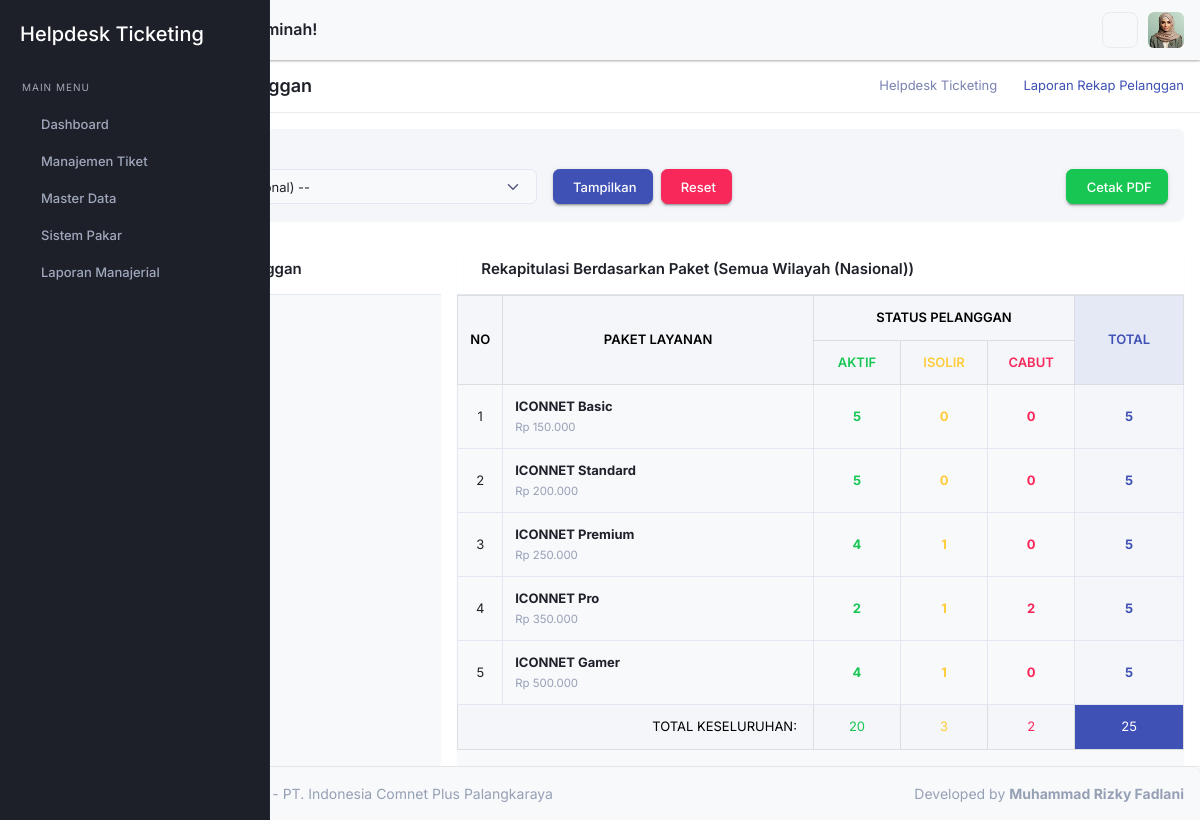
/admin/index.php?page=lap_rekap_pelanggan (signed in), run on the app's committed database.
### tables this page shows
CREATE TABLE `pengaturan` (
  `id_pengaturan` int(11) NOT NULL,
  `nama_aplikasi` varchar(100) NOT NULL DEFAULT 'yHelpdesk Ticketing',
  `nama_instansi` varchar(150) NOT NULL DEFAULT 'PT. ICON+',
  `telp_instansi` varchar(20) NOT NULL,
  `email_instansi` varchar(100) NOT NULL,
  `alamat_instansi` text NOT NULL,
  `nama_pimpinan` varchar(100) NOT NULL,
  `background_login` varchar(255) DEFAULT NULL,
  `nama_dev` varchar(100) NOT NULL,
  `npm_dev` varchar(30) NOT NULL,
  `updated_at` timestamp NOT NULL DEFAULT current_timestamp() ON UPDATE current_timestamp()
);

### admin/inc/helper.php (called while the page is built, shortened)
<?php
function format_rupiah($angka) {
    return number_format($angka, 0, ',', '.');
}
function query($koneksi, $sql) {
    $hasil = mysqli_query($koneksi, $sql);
    return $hasil;
}
function sanitize($koneksi, $input) {
    return mysqli_real_escape_string($koneksi, htmlspecialchars(trim($input)));
}
?>

### admin/pages/lap_rekap_pelanggan.php (the view, shortened to what this page needs)
<?php
$id_area = isset($_GET['id_area']) ? sanitize($koneksi, $_GET['id_area']) : '';
$sql_filter_area = "";
$subtitle_laporan = "Semua Wilayah (Nasional)";
$q_rekap = query($koneksi, "
    SELECT pl.nama_paket, pl.harga,
           SUM(CASE WHEN p.status_pelanggan = 'Aktif' THEN 1 ELSE 0 END) as tot_aktif,
           SUM(CASE WHEN p.status_pelanggan = 'Isolir' THEN 1 ELSE 0 END) as tot_isolir,
           SUM(CASE WHEN p.status_pelanggan = 'Cabut' THEN 1 ELSE 0 END) as tot_cabut,
           COUNT(p.id_pelanggan) as grand_total
    FROM paket_layanan pl
    LEFT JOIN pelanggan p ON pl.id_paket = p.id_paket $sql_filter_area
    GROUP BY pl.id_paket
    ORDER BY pl.harga ASC
");
$data_tabel = [];
$total_semua_aktif  = 0;
$total_semua_isolir = 0;
$total_semua_cabut  = 0;
$total_keseluruhan  = 0;
while ($row = mysqli_fetch_assoc($q_rekap)) {
    $total_semua_aktif  += (int)$row['tot_aktif'];
    $total_semua_isolir += (int)$row['tot_isolir'];
    $total_semua_cabut  += (int)$row['tot_cabut'];
    $total_keseluruhan  += (int)$row['grand_total'];
    $data_tabel[] = $row;
}
?>
<div class="row">
    <div class="col-12">
        <div class="card shadow-sm mb-4">
            <div class="card-body bg-light rounded">
                <form action="" method="GET" class="row align-items-end g-3">
                    <div class="col-md-5">
                        <label class="form-label fw-medium"><i class="iconoir-map-pin me-1"></i> Filter Area /
                            Wilayah</label>
                        <select class="form-select" name="id_area">
                            <option value="">-- Semua Wilayah (Nasional) --</option>
                        </select>
                    </div>
                    <div class="col-md-7">
                        <button type="submit" class="btn btn-primary me-1"><i class="fas fa-filter me-1"></i>
                            Tampilkan</button>
                        <a href="?page=lap_rekap_pelanggan" class="btn btn-danger me-1"> Reset</a>
                        <a href="cetak_rekap.php?id_area=<?= $id_area; ?>" target="_blank"
                            class="btn btn-success float-end">
                            <i class="fas fa-file-pdf me-1"></i> Cetak PDF
                        </a>
                    </div>
                </form>
            </div>
        </div>
        <div class="row">
            <div class="col-lg-4">
                <div class="card shadow-sm mb-4 h-100">
                    <div class="card-header bg-white border-bottom">
                        <h4 class="card-title text-dark mb-0"><i class="iconoir-pie-chart me-2"></i> Proporsi Status
                            Pelanggan</h4>
                    </div>
                    <div class="card-body d-flex flex-column justify-content-center">
                        <?php if ($total_keseluruhan > 0): ?>
                        <div id="chart_status" class="apex-charts" style="min-height: 320px;"></div>
                        <?php endif; ?>
                    </div>
                </div>
            </div>
            <div class="col-lg-8">
                <div class="card shadow-sm h-100">
                    <div class="card-header bg-white border-bottom">
                        <h4 class="card-title text-dark mb-0"><i class="iconoir-table-rows me-2"></i> Rekapitulasi
                            Berdasarkan Paket (<?= $subtitle_laporan; ?>)</h4>
                    </div>
                    <div class="card-body p-0">
                        <div class="table-responsive">
                            <table class="table table-hover table-bordered align-middle mb-0">
                                <thead class="table-light text-center align-middle">
                                    <tr>
                                        <th width="5%" rowspan="2">No</th>
                                        <th rowspan="2">Paket Layanan</th>
                                        <th colspan="3">Status Pelanggan</th>
                                        <th width="15%" rowspan="2" class="bg-primary-subtle text-primary">Total</th>
                                    </tr>
                                    <tr>
                                        <th width="12%" class="text-success">Aktif</th>
                                        <th width="12%" class="text-warning">Isolir</th>
                                        <th width="12%" class="text-danger">Cabut</th>
                                    </tr>
                                </thead>
                                <tbody>
                                    <?php if (count($data_tabel) > 0): ?>
                                    <?php $no = 1; foreach ($data_tabel as $tabel): ?>
                                    <tr>
                                        <td class="text-center px-3"><?= $no++; ?></td>
                                        <td><strong><?= htmlspecialchars($tabel['nama_paket']); ?></strong> <br><small
                                                class="text-muted">Rp <?= format_rupiah($tabel['harga']); ?></small>
                                        </td>
                                        <td class="text-center fw-bold text-success"><?= $tabel['tot_aktif']; ?></td>
                                        <td class="text-center fw-bold text-warning"><?= $tabel['tot_isolir']; ?></td>
                                        <td class="text-center fw-bold text-danger"><?= $tabel['tot_cabut']; ?></td>
                                        <td class="text-center fw-bold bg-light fs-15 text-primary">
                                            <?= $tabel['grand_total']; ?></td>
                                    </tr>
                                    <?php endforeach; ?>
                                    <tr class="table-light fw-bold fs-15">
                                        <td colspan="2" class="text-end px-3 text-uppercase">Total Keseluruhan:</td>
                                        <td class="text-center text-success"><?= $total_semua_aktif; ?></td>
                                        <td class="text-center text-warning"><?= $total_semua_isolir; ?></td>
                                        <td class="text-center text-danger"><?= $total_semua_cabut; ?></td>
                                        <td class="text-center bg-primary text-white"><?= $total_keseluruhan; ?></td>
                                    </tr>
                                    <?php else: ?>
                                    <tr>
                                        <td colspan="6" class="text-center py-4 text-muted">Data tidak ditemukan.</td>
                                    </tr>
                                    <?php endif; ?>
                                </tbody>
                            </table>
                        </div>
                    </div>
                </div>
            </div>
        </div>
    </div>
</div>

### admin/layout/sidebar.php (shortened to what this page needs)
<?php
$role = isset($_SESSION['role_akses']) ? $_SESSION['role_akses'] : '';
?>
<div class="startbar d-print-none">
    <div class="brand">
        <a href="index.php" class="logo">
            <span class="">
                <h4 class="text-white mt-3"><?= htmlspecialchars($pengaturan['nama_aplikasi']); ?></h4>
            </span>
        </a>
    </div>
    <div class="startbar-menu">
        <div class="startbar-collapse" id="startbarCollapse" data-simplebar>
            <div class="d-flex align-items-start flex-column w-100">
                <ul class="navbar-nav mb-auto w-100">
                    <li class="menu-label mt-2">
                        <span>Main Menu</span>
                    </li>
                    <li class="nav-item">
                        <a class="nav-link" href="?page=dashboard">
                            <span>Dashboard</span>
                        </a>
                    </li>
                    <?php if(in_array($role, ['Super Admin', 'Admin Dispatcher', 'Teknisi'])): ?>
                    <li class="nav-item">
                        <a class="nav-link" href="#sidebarTiket" data-bs-toggle="collapse" role="button"
                            aria-expanded="false" aria-controls="sidebarTiket">
                            <span>Manajemen Tiket</span>
                        </a>
                    </li>
                    <?php endif; ?>
                    <?php if(in_array($role, ['Super Admin', 'Admin Dispatcher'])): ?>
                    <li class="nav-item">
                        <a class="nav-link" href="#sidebarMaster" data-bs-toggle="collapse" role="button"
                            aria-expanded="false" aria-controls="sidebarMaster">
                            <span>Master Data</span>
                        </a>
                    </li>
                    <?php endif; ?>
                    <?php if(in_array($role, ['Super Admin', 'Admin Dispatcher'])): ?>
                    <li class="nav-item">
                        <a class="nav-link" href="#sidebarSPK" data-bs-toggle="collapse" role="button"
                            aria-expanded="false" aria-controls="sidebarSPK">
                            <span>Sistem Pakar</span>
                        </a>
                    </li>
                    <?php endif; ?>
                    <?php if(in_array($role, ['Super Admin', 'Admin Dispatcher', 'Pimpinan'])): ?>
                    <li class="nav-item">
                        <a class="nav-link" href="#sidebarLaporan" data-bs-toggle="collapse" role="button"
                            aria-expanded="false" aria-controls="sidebarLaporan">
                            <span>Laporan Manajerial</span>
                        </a>
                    </li>
                    <?php endif; ?>
                </ul>
            </div>
        </div>
    </div>
</div>

### admin/index.php (shortened to what this page needs)
<?php
require_once 'inc/koneksi.php';
require_once 'inc/helper.php';
$page = isset($_GET['page']) ? sanitize($koneksi, $_GET['page']) : 'dashboard';
$q_pengaturan = query($koneksi, "SELECT * FROM pengaturan LIMIT 1");
$pengaturan = mysqli_fetch_assoc($q_pengaturan);
$daftar_judul = [
    'dashboard'         => 'Dashboard Utama',
    'jabatan'          => 'Jabatan Karyawan',
    'area_cover'          => 'Manajemen Cover Area',
    'karyawan'          => 'Manajemen Karyawan',
    'pelanggan'         => 'Data Pelanggan',
    'paket'             => 'Paket Layanan',
    'kategori_gangguan' => 'Kategori Gangguan',
    'tiket_masuk'       => 'Tiket Masuk',
    'tiket_proses'      => 'Tiket Diproses',
    'tiket_selesai'     => 'Riwayat Tiket Selesai',
    'spk_gejala'        => 'Data Gejala (SPK)',
    'spk_solusi'        => 'Data Solusi (SPK)',
    'spk_rule'          => 'Rule Base (SPK)',
    'laporan'           => 'Laporan Manajerial',
    'lap_tren_gangguan'   => 'Laporan Tren Gangguan',
    'lap_kinerja_teknisi' => 'Laporan Kinerja Teknisi (KPI)',
    'lap_evaluasi_sla'    => 'Laporan Evaluasi SLA',
    'lap_distribusi'      => 'Laporan Distribusi Area',
    'lap_rekap_pelanggan' => 'Laporan Rekap Pelanggan',
    'lap_tiket_terkini'   => 'Status Tiket Terkini',
    'profil'            => 'Profil Saya',
    'pengaturan'        => 'Pengaturan Sistem'
];
$judul_aktif = isset($daftar_judul[$page]) ? $daftar_judul[$page] : 'Halaman Tidak Ditemukan';
include 'layout/header.php';
include 'layout/topbar.php';
include 'layout/sidebar.php';
?>
<div class="page-title-box">
    <div class="container-fluid">
        <div class="row gap-0">
            <div class="col-sm-12">
                <div class="page-title-content d-sm-flex justify-content-sm-between align-items-center">
                    <h4 class="page-title mt-3 mt-md-0"><?= $judul_aktif; ?></h4>
                    <div class="">
                        <ol class="breadcrumb mb-0">
                            <li class="breadcrumb-item"><a
                                    href="index.php"><?= htmlspecialchars($pengaturan['nama_aplikasi']); ?></a></li>
                            <li class="breadcrumb-item active"><?= $judul_aktif; ?></li>
                        </ol>
                    </div>
                </div>
            </div>
        </div>
    </div>
</div>
<div class="page-wrapper">
    <div class="page-content">
        <div class="container-fluid">
            <?php
            if (file_exists("pages/$page.php")) {
                include "pages/$page.php";
            }
            ?>
        </div>
        <?php include 'layout/footer.php'; ?>

### admin/layout/footer.php (shortened to what this page needs)
<footer class="footer text-center text-sm-start d-print-none">
    <div class="container-fluid">
        <div class="row">
            <div class="col-12 px-0">
                <div class="card mb-0 rounded-bottom-0 border-0">
                    <div class="card-body">
                        <p class="text-muted mb-0">
                            <?= htmlspecialchars($pengaturan['nama_aplikasi']); ?> -
                            <?= htmlspecialchars($pengaturan['nama_instansi']); ?>
                            <span class="text-muted d-none d-sm-inline-block float-end">
                                Developed by
                                <strong><?= htmlspecialchars($pengaturan['nama_dev']); ?></strong>
                            </span>
                        </p>
                    </div>
                </div>
            </div>
        </div>
    </div>
</footer>
</div>
</div>
</body>
</html>

### data on the page
pengaturan: nama_aplikasi "Helpdesk Ticketing", nama_instansi "PT. Indonesia Comnet Plus Palangkaraya", nama_dev "Muhammad Rizky Fadlani"

### other printed values
$judul_aktif "Laporan Rekap Pelanggan"
$subtitle_laporan "Semua Wilayah (Nasional)"
$tabel['nama_paket'] "ICONNET Basic"
format_rupiah($tabel['harga']) "150.000"
$tabel['tot_aktif'] "5"
$tabel['tot_isolir'] "0"
$tabel['tot_cabut'] "0"
$tabel['grand_total'] "5"
$tabel['nama_paket'] "ICONNET Standard"
format_rupiah($tabel['harga']) "200.000"
$tabel['nama_paket'] "ICONNET Premium"
format_rupiah($tabel['harga']) "250.000"
$tabel['tot_aktif'] "4"
$tabel['tot_isolir'] "1"
$tabel['nama_paket'] "ICONNET Pro"
